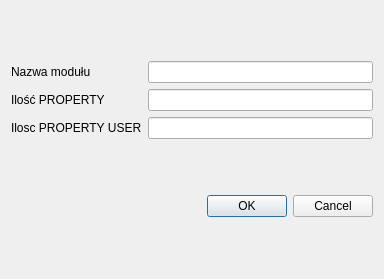
<?xml version="1.0" encoding="UTF-8"?>
<ui version="4.0">
 <class>SettingsWindow</class>
 <widget class="QDialog" name="SettingsWindow">
  <property name="enabled">
   <bool>true</bool>
  </property>
  <property name="geometry">
   <rect>
    <x>0</x>
    <y>0</y>
    <width>384</width>
    <height>279</height>
   </rect>
  </property>
  <property name="windowTitle">
   <string>Dialog</string>
  </property>
  <layout class="QGridLayout" name="gridLayout_2">
   <item row="0" column="0">
    <layout class="QGridLayout" name="gridLayout_3">
     <item row="1" column="1">
      <widget class="QLineEdit" name="lineEdit_ilosc"/>
     </item>
     <item row="0" column="1">
      <widget class="QLineEdit" name="lineEdit_nazwa"/>
     </item>
     <item row="0" column="0">
      <widget class="QLabel" name="label">
       <property name="text">
        <string>Nazwa modułu</string>
       </property>
      </widget>
     </item>
     <item row="1" column="0">
      <widget class="QLabel" name="label_ilosc">
       <property name="text">
        <string>Ilość PROPERTY</string>
       </property>
      </widget>
     </item>
     <item row="2" column="0">
      <widget class="QLabel" name="label_iloscUser">
       <property name="text">
        <string>Ilosc PROPERTY USER</string>
       </property>
      </widget>
     </item>
     <item row="2" column="1">
      <widget class="QLineEdit" name="lineEdit_iloscUser"/>
     </item>
    </layout>
   </item>
   <item row="1" column="0">
    <widget class="QDialogButtonBox" name="buttonBox">
     <property name="orientation">
      <enum>Qt::Horizontal</enum>
     </property>
     <property name="standardButtons">
      <set>QDialogButtonBox::Cancel|QDialogButtonBox::Ok</set>
     </property>
    </widget>
   </item>
  </layout>
 </widget>
 <resources/>
 <connections>
  <connection>
   <sender>buttonBox</sender>
   <signal>accepted()</signal>
   <receiver>SettingsWindow</receiver>
   <slot>accept()</slot>
   <hints>
    <hint type="sourcelabel">
     <x>248</x>
     <y>254</y>
    </hint>
    <hint type="destinationlabel">
     <x>157</x>
     <y>274</y>
    </hint>
   </hints>
  </connection>
  <connection>
   <sender>buttonBox</sender>
   <signal>rejected()</signal>
   <receiver>SettingsWindow</receiver>
   <slot>reject()</slot>
   <hints>
    <hint type="sourcelabel">
     <x>316</x>
     <y>260</y>
    </hint>
    <hint type="destinationlabel">
     <x>286</x>
     <y>274</y>
    </hint>
   </hints>
  </connection>
 </connections>
</ui>
